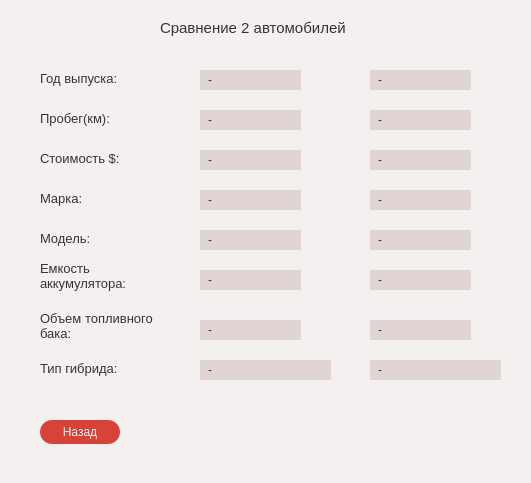
<?xml version="1.0" encoding="UTF-8"?>
<ui version="4.0">
 <class>CarCompareWindow</class>
 <widget class="QDialog" name="CarCompareWindow">
  <property name="geometry">
   <rect>
    <x>0</x>
    <y>0</y>
    <width>531</width>
    <height>483</height>
   </rect>
  </property>
  <property name="windowTitle">
   <string>Сравнение автомобилей</string>
  </property>
  <property name="styleSheet">
   <string notr="true">background-color: rgb(244, 240, 239);
color: rgb(55, 51, 53);
font: 600 9pt &quot;Montserrat&quot;;
border-style: none;
border-width: 0px;</string>
  </property>
  <widget class="QLabel" name="toLabel">
   <property name="geometry">
    <rect>
     <x>160</x>
     <y>20</y>
     <width>221</width>
     <height>16</height>
    </rect>
   </property>
   <property name="styleSheet">
    <string notr="true">font-size: 11pt;</string>
   </property>
   <property name="text">
    <string>Сравнение 2 автомобилей</string>
   </property>
  </widget>
  <widget class="QPushButton" name="backPushButton">
   <property name="geometry">
    <rect>
     <x>40</x>
     <y>420</y>
     <width>80</width>
     <height>24</height>
    </rect>
   </property>
   <property name="styleSheet">
    <string notr="true">QPushButton:hover
{
	background-color: #CC3329;
}
QPushButton{
	color: rgb(244, 240, 239);
	font: 600 9pt &quot;Montserrat&quot;;
	border-radius: 12px;
	border-style: solid;
	border-width: 0px;
	background-color: rgb(215, 67, 57);
	padding: 5px;
}</string>
   </property>
   <property name="text">
    <string>Назад</string>
   </property>
  </widget>
  <widget class="QLabel" name="yearLabel">
   <property name="geometry">
    <rect>
     <x>40</x>
     <y>70</y>
     <width>101</width>
     <height>16</height>
    </rect>
   </property>
   <property name="styleSheet">
    <string notr="true">font-size: 10pt;</string>
   </property>
   <property name="text">
    <string>Год выпуска:</string>
   </property>
  </widget>
  <widget class="QLabel" name="mileageLabel">
   <property name="geometry">
    <rect>
     <x>40</x>
     <y>110</y>
     <width>91</width>
     <height>16</height>
    </rect>
   </property>
   <property name="styleSheet">
    <string notr="true">font-size: 10pt;</string>
   </property>
   <property name="text">
    <string>Пробег(км):</string>
   </property>
  </widget>
  <widget class="QLabel" name="priceLabel">
   <property name="geometry">
    <rect>
     <x>40</x>
     <y>150</y>
     <width>101</width>
     <height>16</height>
    </rect>
   </property>
   <property name="styleSheet">
    <string notr="true">font-size: 10pt;</string>
   </property>
   <property name="text">
    <string>Стоимость $:</string>
   </property>
  </widget>
  <widget class="QLabel" name="brandLabel">
   <property name="geometry">
    <rect>
     <x>40</x>
     <y>190</y>
     <width>49</width>
     <height>16</height>
    </rect>
   </property>
   <property name="styleSheet">
    <string notr="true">font-size: 10pt;</string>
   </property>
   <property name="text">
    <string>Марка:</string>
   </property>
  </widget>
  <widget class="QLabel" name="modelLabel">
   <property name="geometry">
    <rect>
     <x>40</x>
     <y>230</y>
     <width>71</width>
     <height>16</height>
    </rect>
   </property>
   <property name="styleSheet">
    <string notr="true">font-size: 10pt;</string>
   </property>
   <property name="text">
    <string>Модель:</string>
   </property>
  </widget>
  <widget class="QLabel" name="batteryLabel">
   <property name="geometry">
    <rect>
     <x>40</x>
     <y>260</y>
     <width>101</width>
     <height>31</height>
    </rect>
   </property>
   <property name="styleSheet">
    <string notr="true">font-size: 10pt;</string>
   </property>
   <property name="text">
    <string>Емкость
аккумулятора:</string>
   </property>
  </widget>
  <widget class="QLabel" name="fuelLabel">
   <property name="geometry">
    <rect>
     <x>40</x>
     <y>310</y>
     <width>141</width>
     <height>31</height>
    </rect>
   </property>
   <property name="styleSheet">
    <string notr="true">font-size: 10pt;</string>
   </property>
   <property name="text">
    <string>Объем топливного
бака:</string>
   </property>
  </widget>
  <widget class="QLabel" name="hybridTypeLabel">
   <property name="geometry">
    <rect>
     <x>40</x>
     <y>360</y>
     <width>101</width>
     <height>16</height>
    </rect>
   </property>
   <property name="styleSheet">
    <string notr="true">font-size: 10pt;</string>
   </property>
   <property name="text">
    <string>Тип гибрида:</string>
   </property>
  </widget>
  <widget class="QLabel" name="CarYearLabel1">
   <property name="geometry">
    <rect>
     <x>200</x>
     <y>70</y>
     <width>101</width>
     <height>20</height>
    </rect>
   </property>
   <property name="styleSheet">
    <string notr="true">color: rgb(55, 51, 53);
font: 600 9pt &quot;Montserrat&quot;;
border-style: solid;
border-width: 0px;
padding: 5px;
background-color: #E0D5D2;</string>
   </property>
   <property name="text">
    <string>-</string>
   </property>
  </widget>
  <widget class="QLabel" name="CarMileageLabel1">
   <property name="geometry">
    <rect>
     <x>200</x>
     <y>110</y>
     <width>101</width>
     <height>20</height>
    </rect>
   </property>
   <property name="styleSheet">
    <string notr="true">color: rgb(55, 51, 53);
font: 600 9pt &quot;Montserrat&quot;;
border-style: solid;
border-width: 0px;
padding: 5px;
background-color: #E0D5D2;</string>
   </property>
   <property name="text">
    <string>-</string>
   </property>
  </widget>
  <widget class="QLabel" name="CarPriceLabel1">
   <property name="geometry">
    <rect>
     <x>200</x>
     <y>150</y>
     <width>101</width>
     <height>20</height>
    </rect>
   </property>
   <property name="styleSheet">
    <string notr="true">color: rgb(55, 51, 53);
font: 600 9pt &quot;Montserrat&quot;;
border-style: solid;
border-width: 0px;
padding: 5px;
background-color: #E0D5D2;</string>
   </property>
   <property name="text">
    <string>-</string>
   </property>
  </widget>
  <widget class="QLabel" name="CarBrandLabel1">
   <property name="geometry">
    <rect>
     <x>200</x>
     <y>190</y>
     <width>101</width>
     <height>20</height>
    </rect>
   </property>
   <property name="styleSheet">
    <string notr="true">color: rgb(55, 51, 53);
font: 600 9pt &quot;Montserrat&quot;;
border-style: solid;
border-width: 0px;
padding: 5px;
background-color: #E0D5D2;</string>
   </property>
   <property name="text">
    <string>-</string>
   </property>
  </widget>
  <widget class="QLabel" name="CarModelLabel1">
   <property name="geometry">
    <rect>
     <x>200</x>
     <y>230</y>
     <width>101</width>
     <height>20</height>
    </rect>
   </property>
   <property name="styleSheet">
    <string notr="true">color: rgb(55, 51, 53);
font: 600 9pt &quot;Montserrat&quot;;
border-style: solid;
border-width: 0px;
padding: 5px;
background-color: #E0D5D2;</string>
   </property>
   <property name="text">
    <string>-</string>
   </property>
  </widget>
  <widget class="QLabel" name="CarBatteryLabel1">
   <property name="geometry">
    <rect>
     <x>200</x>
     <y>270</y>
     <width>101</width>
     <height>20</height>
    </rect>
   </property>
   <property name="styleSheet">
    <string notr="true">color: rgb(55, 51, 53);
font: 600 9pt &quot;Montserrat&quot;;
border-style: solid;
border-width: 0px;
padding: 5px;
background-color: #E0D5D2;</string>
   </property>
   <property name="text">
    <string>-</string>
   </property>
  </widget>
  <widget class="QLabel" name="CarFuelLabel1">
   <property name="geometry">
    <rect>
     <x>200</x>
     <y>320</y>
     <width>101</width>
     <height>20</height>
    </rect>
   </property>
   <property name="styleSheet">
    <string notr="true">color: rgb(55, 51, 53);
font: 600 9pt &quot;Montserrat&quot;;
border-style: solid;
border-width: 0px;
padding: 5px;
background-color: #E0D5D2;</string>
   </property>
   <property name="text">
    <string>-</string>
   </property>
  </widget>
  <widget class="QLabel" name="CarHybridTypeLabel1">
   <property name="geometry">
    <rect>
     <x>200</x>
     <y>360</y>
     <width>131</width>
     <height>20</height>
    </rect>
   </property>
   <property name="styleSheet">
    <string notr="true">color: rgb(55, 51, 53);
font: 600 9pt &quot;Montserrat&quot;;
border-style: solid;
border-width: 0px;
padding: 5px;
background-color: #E0D5D2;</string>
   </property>
   <property name="text">
    <string>-</string>
   </property>
  </widget>
  <widget class="QLabel" name="CarYearLabel2">
   <property name="geometry">
    <rect>
     <x>370</x>
     <y>70</y>
     <width>101</width>
     <height>20</height>
    </rect>
   </property>
   <property name="styleSheet">
    <string notr="true">color: rgb(55, 51, 53);
font: 600 9pt &quot;Montserrat&quot;;
border-style: solid;
border-width: 0px;
padding: 5px;
background-color: #E0D5D2;</string>
   </property>
   <property name="text">
    <string>-</string>
   </property>
  </widget>
  <widget class="QLabel" name="CarBrandLabel2">
   <property name="geometry">
    <rect>
     <x>370</x>
     <y>190</y>
     <width>101</width>
     <height>20</height>
    </rect>
   </property>
   <property name="styleSheet">
    <string notr="true">color: rgb(55, 51, 53);
font: 600 9pt &quot;Montserrat&quot;;
border-style: solid;
border-width: 0px;
padding: 5px;
background-color: #E0D5D2;</string>
   </property>
   <property name="text">
    <string>-</string>
   </property>
  </widget>
  <widget class="QLabel" name="CarMileageLabel2">
   <property name="geometry">
    <rect>
     <x>370</x>
     <y>110</y>
     <width>101</width>
     <height>20</height>
    </rect>
   </property>
   <property name="styleSheet">
    <string notr="true">color: rgb(55, 51, 53);
font: 600 9pt &quot;Montserrat&quot;;
border-style: solid;
border-width: 0px;
padding: 5px;
background-color: #E0D5D2;</string>
   </property>
   <property name="text">
    <string>-</string>
   </property>
  </widget>
  <widget class="QLabel" name="CarModelLabel2">
   <property name="geometry">
    <rect>
     <x>370</x>
     <y>230</y>
     <width>101</width>
     <height>20</height>
    </rect>
   </property>
   <property name="styleSheet">
    <string notr="true">color: rgb(55, 51, 53);
font: 600 9pt &quot;Montserrat&quot;;
border-style: solid;
border-width: 0px;
padding: 5px;
background-color: #E0D5D2;</string>
   </property>
   <property name="text">
    <string>-</string>
   </property>
  </widget>
  <widget class="QLabel" name="CarHybridTypeLabel2">
   <property name="geometry">
    <rect>
     <x>370</x>
     <y>360</y>
     <width>131</width>
     <height>20</height>
    </rect>
   </property>
   <property name="styleSheet">
    <string notr="true">color: rgb(55, 51, 53);
font: 600 9pt &quot;Montserrat&quot;;
border-style: solid;
border-width: 0px;
padding: 5px;
background-color: #E0D5D2;</string>
   </property>
   <property name="text">
    <string>-</string>
   </property>
  </widget>
  <widget class="QLabel" name="CarBatteryLabel2">
   <property name="geometry">
    <rect>
     <x>370</x>
     <y>270</y>
     <width>101</width>
     <height>20</height>
    </rect>
   </property>
   <property name="styleSheet">
    <string notr="true">color: rgb(55, 51, 53);
font: 600 9pt &quot;Montserrat&quot;;
border-style: solid;
border-width: 0px;
padding: 5px;
background-color: #E0D5D2;</string>
   </property>
   <property name="text">
    <string>-</string>
   </property>
  </widget>
  <widget class="QLabel" name="CarPriceLabel2">
   <property name="geometry">
    <rect>
     <x>370</x>
     <y>150</y>
     <width>101</width>
     <height>20</height>
    </rect>
   </property>
   <property name="styleSheet">
    <string notr="true">color: rgb(55, 51, 53);
font: 600 9pt &quot;Montserrat&quot;;
border-style: solid;
border-width: 0px;
padding: 5px;
background-color: #E0D5D2;</string>
   </property>
   <property name="text">
    <string>-</string>
   </property>
  </widget>
  <widget class="QLabel" name="CarFuelLabel2">
   <property name="geometry">
    <rect>
     <x>370</x>
     <y>320</y>
     <width>101</width>
     <height>20</height>
    </rect>
   </property>
   <property name="styleSheet">
    <string notr="true">color: rgb(55, 51, 53);
font: 600 9pt &quot;Montserrat&quot;;
border-style: solid;
border-width: 0px;
padding: 5px;
background-color: #E0D5D2;</string>
   </property>
   <property name="text">
    <string>-</string>
   </property>
  </widget>
 </widget>
 <resources/>
 <connections/>
</ui>
